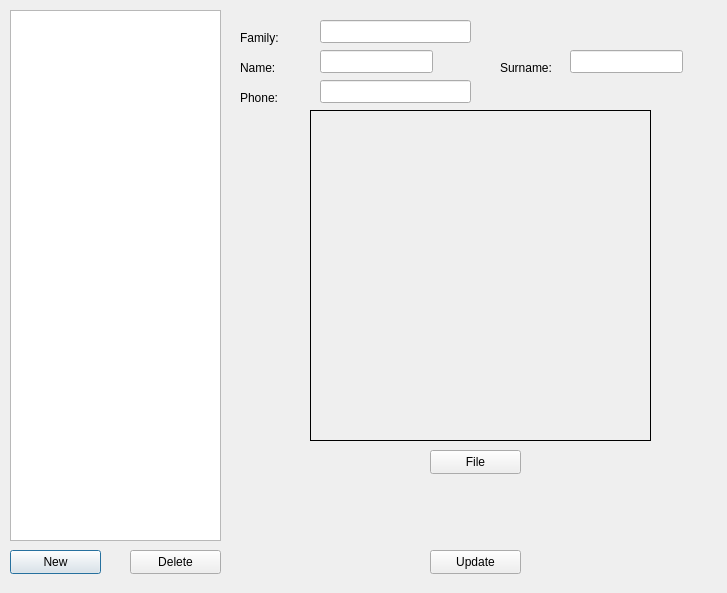
<?xml version="1.0" encoding="UTF-8"?>
<ui version="4.0">
 <class>Dialog</class>
 <widget class="QDialog" name="Dialog">
  <property name="geometry">
   <rect>
    <x>0</x>
    <y>0</y>
    <width>727</width>
    <height>593</height>
   </rect>
  </property>
  <property name="windowTitle">
   <string>RecodBook</string>
  </property>
  <widget class="QListWidget" name="listRecordBook">
   <property name="geometry">
    <rect>
     <x>10</x>
     <y>10</y>
     <width>211</width>
     <height>531</height>
    </rect>
   </property>
  </widget>
  <widget class="QPushButton" name="pushNew">
   <property name="geometry">
    <rect>
     <x>10</x>
     <y>550</y>
     <width>91</width>
     <height>24</height>
    </rect>
   </property>
   <property name="text">
    <string>New</string>
   </property>
  </widget>
  <widget class="QPushButton" name="pushUpdate">
   <property name="geometry">
    <rect>
     <x>430</x>
     <y>550</y>
     <width>91</width>
     <height>24</height>
    </rect>
   </property>
   <property name="text">
    <string>Update</string>
   </property>
  </widget>
  <widget class="QPushButton" name="pushDelete">
   <property name="geometry">
    <rect>
     <x>130</x>
     <y>550</y>
     <width>91</width>
     <height>24</height>
    </rect>
   </property>
   <property name="text">
    <string>Delete</string>
   </property>
  </widget>
  <widget class="QLineEdit" name="lineName">
   <property name="geometry">
    <rect>
     <x>320</x>
     <y>50</y>
     <width>113</width>
     <height>23</height>
    </rect>
   </property>
  </widget>
  <widget class="QLabel" name="labelName">
   <property name="geometry">
    <rect>
     <x>240</x>
     <y>60</y>
     <width>56</width>
     <height>15</height>
    </rect>
   </property>
   <property name="text">
    <string>Name:</string>
   </property>
  </widget>
  <widget class="QLabel" name="labelFamily">
   <property name="geometry">
    <rect>
     <x>240</x>
     <y>30</y>
     <width>56</width>
     <height>15</height>
    </rect>
   </property>
   <property name="text">
    <string>Family:</string>
   </property>
  </widget>
  <widget class="QLineEdit" name="lineFamily">
   <property name="geometry">
    <rect>
     <x>320</x>
     <y>20</y>
     <width>151</width>
     <height>23</height>
    </rect>
   </property>
  </widget>
  <widget class="QLabel" name="labelSurname">
   <property name="geometry">
    <rect>
     <x>500</x>
     <y>60</y>
     <width>56</width>
     <height>15</height>
    </rect>
   </property>
   <property name="text">
    <string>Surname:</string>
   </property>
  </widget>
  <widget class="QLineEdit" name="lineSurname">
   <property name="geometry">
    <rect>
     <x>570</x>
     <y>50</y>
     <width>113</width>
     <height>23</height>
    </rect>
   </property>
  </widget>
  <widget class="QLineEdit" name="linePhone">
   <property name="geometry">
    <rect>
     <x>320</x>
     <y>80</y>
     <width>151</width>
     <height>23</height>
    </rect>
   </property>
  </widget>
  <widget class="QLabel" name="labelPhone">
   <property name="geometry">
    <rect>
     <x>240</x>
     <y>90</y>
     <width>56</width>
     <height>15</height>
    </rect>
   </property>
   <property name="text">
    <string>Phone:</string>
   </property>
  </widget>
  <widget class="QLabel" name="labelIMG">
   <property name="geometry">
    <rect>
     <x>310</x>
     <y>110</y>
     <width>341</width>
     <height>331</height>
    </rect>
   </property>
   <property name="frameShape">
    <enum>QFrame::Box</enum>
   </property>
   <property name="text">
    <string/>
   </property>
   <property name="textFormat">
    <enum>Qt::AutoText</enum>
   </property>
   <property name="scaledContents">
    <bool>false</bool>
   </property>
   <property name="alignment">
    <set>Qt::AlignHCenter|Qt::AlignTop</set>
   </property>
  </widget>
  <widget class="QPushButton" name="pushOpenFile">
   <property name="geometry">
    <rect>
     <x>430</x>
     <y>450</y>
     <width>91</width>
     <height>24</height>
    </rect>
   </property>
   <property name="text">
    <string>File</string>
   </property>
  </widget>
 </widget>
 <tabstops>
  <tabstop>listRecordBook</tabstop>
  <tabstop>lineFamily</tabstop>
  <tabstop>lineName</tabstop>
  <tabstop>lineSurname</tabstop>
  <tabstop>linePhone</tabstop>
  <tabstop>pushOpenFile</tabstop>
  <tabstop>pushUpdate</tabstop>
  <tabstop>pushNew</tabstop>
  <tabstop>pushDelete</tabstop>
 </tabstops>
 <resources/>
 <connections/>
</ui>
